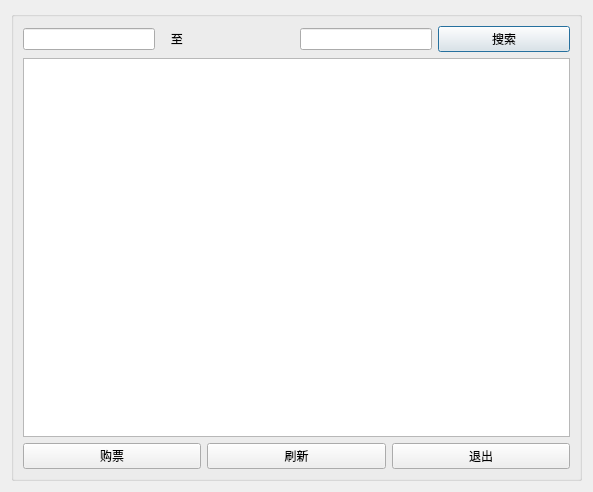
<?xml version="1.0" encoding="UTF-8"?>
<ui version="4.0">
 <class>UserHouse</class>
 <widget class="QDialog" name="UserHouse">
  <property name="geometry">
   <rect>
    <x>0</x>
    <y>0</y>
    <width>593</width>
    <height>492</height>
   </rect>
  </property>
  <property name="sizePolicy">
   <sizepolicy hsizetype="Preferred" vsizetype="Preferred">
    <horstretch>0</horstretch>
    <verstretch>0</verstretch>
   </sizepolicy>
  </property>
  <property name="windowTitle">
   <string>Dialog</string>
  </property>
  <layout class="QGridLayout" name="gridLayout_5">
   <item row="0" column="1">
    <widget class="QGroupBox" name="groupBox">
     <property name="sizePolicy">
      <sizepolicy hsizetype="Preferred" vsizetype="Preferred">
       <horstretch>0</horstretch>
       <verstretch>0</verstretch>
      </sizepolicy>
     </property>
     <property name="title">
      <string/>
     </property>
     <layout class="QGridLayout" name="gridLayout">
      <item row="0" column="0">
       <layout class="QHBoxLayout" name="horizontalLayout_2">
        <item>
         <widget class="QLineEdit" name="txtStart">
          <property name="sizePolicy">
           <sizepolicy hsizetype="Preferred" vsizetype="Fixed">
            <horstretch>0</horstretch>
            <verstretch>0</verstretch>
           </sizepolicy>
          </property>
         </widget>
        </item>
        <item>
         <widget class="QLabel" name="label">
          <property name="text">
           <string>   至</string>
          </property>
         </widget>
        </item>
        <item>
         <widget class="QLineEdit" name="txtEnd">
          <property name="sizePolicy">
           <sizepolicy hsizetype="Minimum" vsizetype="Fixed">
            <horstretch>0</horstretch>
            <verstretch>0</verstretch>
           </sizepolicy>
          </property>
         </widget>
        </item>
        <item>
         <widget class="QPushButton" name="BtnSearch">
          <property name="text">
           <string>搜索</string>
          </property>
         </widget>
        </item>
       </layout>
      </item>
      <item row="1" column="0">
       <widget class="QTableView" name="tableView"/>
      </item>
      <item row="2" column="0">
       <layout class="QHBoxLayout" name="horizontalLayout">
        <item>
         <widget class="QPushButton" name="BtnBuy">
          <property name="text">
           <string>购票</string>
          </property>
         </widget>
        </item>
        <item>
         <widget class="QPushButton" name="BtnRefreah">
          <property name="text">
           <string>刷新</string>
          </property>
         </widget>
        </item>
        <item>
         <widget class="QPushButton" name="BtnClose">
          <property name="text">
           <string>退出</string>
          </property>
         </widget>
        </item>
       </layout>
      </item>
     </layout>
    </widget>
   </item>
  </layout>
 </widget>
 <resources/>
 <connections/>
</ui>
